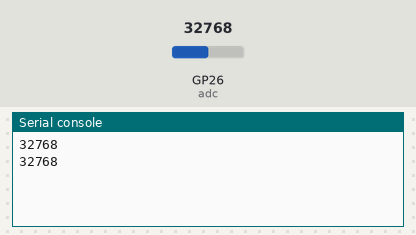
Simulated run of this program. Board: Raspberry Pi Pico running MicroPython. Parts: the last lines printed to the serial console. The test bench sets the inputs (shaded band); at power-on: GP26 (adc) = 32768 (analog values on the 0–65535 scale).

Above: at 1.2 s.
1.3 s: GP26 (adc) set to 45874
At 2.6 s:
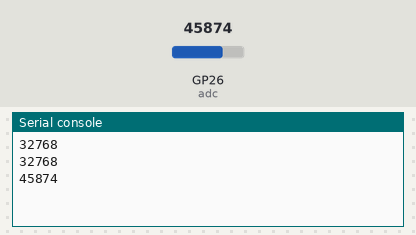
2.8 s: GP26 (adc) set to 57670
At 3.4 s:
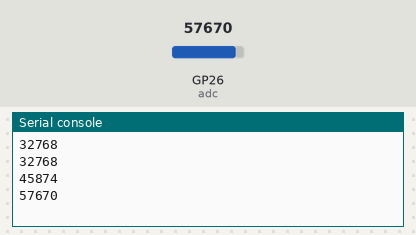
Timing chart, 0 to 5.8 s (numbered marks = the images above; inputs shaded):
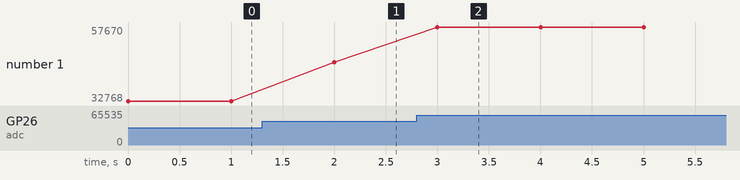

The program:

read_adc.py
```python
# Read a potentiometer or other anolog source
# POT center pin = GP26, outside pins connected to 3.3V and GND
# https://projects.raspberrypi.org/en/projects/getting-started-with-the-pico/8

from machine import ADC, Pin
import time

# ADC0 == GP26 so this could be written either way...
# adc = ADC(0)
adc = ADC(Pin(26))

while True:
    print(adc.read_u16())
    time.sleep(1)
```

Measured:
- after the input at 1.3 s, the serial console: prints a new line after 0.70 s (image 1)
- after the input at 2.8 s, the serial console: prints a new line after 0.20 s (image 2)
- plotted number 1: 32768 → 45874 after the input at 1.3 s, 45874 → 57670 after the input at 2.8 s
